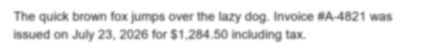
#> input picture testset/en_lowres.png, 432 x 54 px
$ python -i tta.py   (imports and definitions only)
#> lines starting #> are read from the running program, lines starting #| are printed output that depends on the picture; after the words box and inside, x2 and y2 are one past the last pixel; in counts of white or black regions, pixels touching at a corner belong together
"""Image preprocessing and test-time augmentation variants."""
import cv2
import numpy as np

def _unsharp(img):
    g = cv2.GaussianBlur(img, (0, 0), 2.0)
    return cv2.addWeighted(img, 1.6, g, -0.6, 0)

def v_up2x(img):
    up = cv2.resize(img, None, fx=2, fy=2, interpolation=cv2.INTER_CUBIC)
    return _unsharp(up)

def v_binarize(img):
    g = cv2.cvtColor(img, cv2.COLOR_BGR2GRAY)
    g = cv2.GaussianBlur(g, (3, 3), 0)
    _, b = cv2.threshold(g, 0, 255, cv2.THRESH_BINARY + cv2.THRESH_OTSU)
    return cv2.cvtColor(b, cv2.COLOR_GRAY2BGR)

def v_clahe(img):
    lab = cv2.cvtColor(img, cv2.COLOR_BGR2LAB)
    l, a, b = cv2.split(lab)
    cl = cv2.createCLAHE(clipLimit=3.0, tileGridSize=(8, 8)).apply(l)
    return cv2.cvtColor(cv2.merge((cl, a, b)), cv2.COLOR_LAB2BGR)

def v_denoise(img):
    return cv2.fastNlMeansDenoisingColored(img, None, 7, 7, 7, 21)

def estimate_skew(img):
    g = cv2.cvtColor(img, cv2.COLOR_BGR2GRAY)
    _, b = cv2.threshold(g, 0, 255, cv2.THRESH_BINARY + cv2.THRESH_OTSU)
    b = cv2.bitwise_not(b)
    coords = cv2.findNonZero(b)
    if coords is None:
        return 0.0
    angle = cv2.minAreaRect(coords)[-1]
    if angle > 45:
        angle -= 90
    return float(angle)

def rotate(img, angle):
    h, w = img.shape[:2]
    m = cv2.getRotationMatrix2D((w / 2, h / 2), angle, 1.0)
    return cv2.warpAffine(img, m, (w, h), flags=cv2.INTER_CUBIC,
                          borderMode=cv2.BORDER_CONSTANT, borderValue=(255, 255, 255))

def build_variants(img, fast=False):
    """[(name, image, quality_weight)] dondurur."""
    out = [("orig", img, 1.0), ("up2x", v_up2x(img), 1.0)]
    if fast:
        return out
    out.append(("bin", v_binarize(img), 0.9))
    out.append(("clahe", v_clahe(img), 0.9))
    ang = estimate_skew(img)
    if abs(ang) > 0.5:
        dsk = rotate(img, ang)
        out.append(("deskew", dsk, 1.0))
        out.append(("deskew_up2x", v_up2x(dsk), 1.0))
        out.append(("deskew_dn", v_denoise(dsk), 0.95))
    else:
        out.append(("denoise", v_denoise(img), 0.95))
    return out

>>> import cv2
>>> picture = cv2.imread('../testset/en_lowres.png')
#> picture is the input picture: shape (54, 432, 3); min 110, max 255, mean 238.4
>>> result = build_variants(picture)
#> in v_binarize, `_, b = cv2.threshold(g, 0, 255, cv2.THRESH_BINARY + cv2.THRESH_OTSU)`:
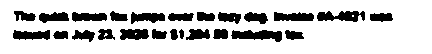
#> b: shape (54, 432); 80.3% white; 24 black regions, largest, box (x1, y1, x2, y2) and area: (231, 30, 282, 42) 408, (317, 11, 365, 22) 361, (274, 12, 314, 21) 297
#> in v_clahe, `lab = cv2.cvtColor(img, cv2.COLOR_BGR2LAB)`: lab: shape (54, 432, 3); mean of channels 0, 1, 2 240, 128, 128
#> in v_clahe, `l, a, b = cv2.split(lab)`: a: shape (54, 432); every value is 128
#> in v_clahe, `cl = cv2.createCLAHE(clipLimit=3.0, tileGridSize=(8, 8)).apply(l)`:
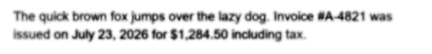
#> cl: shape (54, 432); min 32, max 255, mean 227.9
#> in estimate_skew, `_, b = cv2.threshold(g, 0, 255, cv2.THRESH_BINARY + cv2.THRESH_OTSU)`:
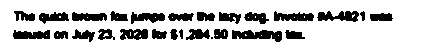
#> b: shape (54, 432); 81.7% white; 26 black regions (1 under 20 px), largest, box (x1, y1, x2, y2) and area: (232, 30, 282, 42) 386, (317, 11, 359, 22) 300, (274, 11, 314, 21) 278
#> in estimate_skew, `coords = cv2.findNonZero(b)`: coords = contour of 4272 points, box (x1, y1, x2, y2) (13, 11, 393, 42), area 932
#> in estimate_skew, `angle = cv2.minAreaRect(coords)[-1]`: angle = -90
#> in rotate, `m = cv2.getRotationMatrix2D((w / 2, h / 2), angle, 1.0)`: m = [[6.12e-17, -1, 243], [1, 6.12e-17, -189]]
#> in rotate, `return cv2.warpAffine(img, m, (w, h), flags=cv2.INTER_CUBIC, borderMod..`:
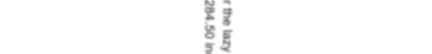
#> returned value: shape (54, 432, 3); min 120, max 255, mean 252.3
#> result = 7 items

$ run again, on testset/tr_clean.png
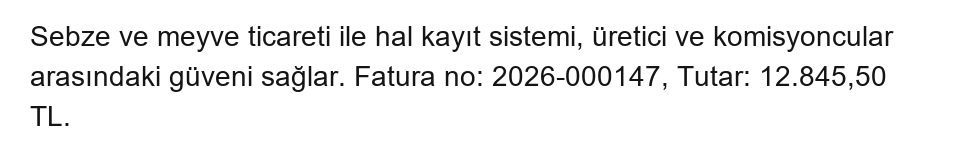
#> input picture testset/tr_clean.png, 960 x 160 px
#> picture is the input picture: shape (160, 960, 3); min 20, max 255, mean 240.2
#> lab: shape (160, 960, 3); mean of channels 0, 1, 2 240.3, 128, 128
#> a: shape (160, 960); every value is 128
#> in estimate_skew, `_, b = cv2.threshold(g, 0, 255, cv2.THRESH_BINARY + cv2.THRESH_OTSU)`:
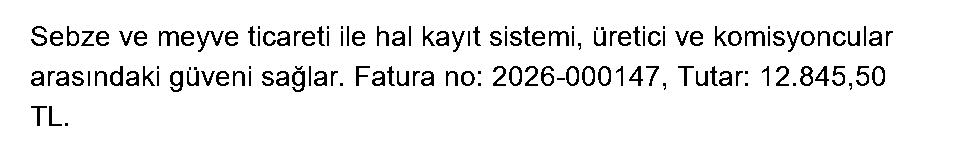
#> b: shape (160, 960); 93.5% white; black in thin lines or dots, all inside (x1, y1, x2, y2) = (31, 26, 893, 126)
#> coords = contour of 9981 points, box (x1, y1, x2, y2) (31, 26, 893, 126), area 28476
#> angle = -90
#> m = [[6.12e-17, -1, 560], [1, 6.12e-17, -400]]
#> in rotate, `return cv2.warpAffine(img, m, (w, h), flags=cv2.INTER_CUBIC, borderMod..`:
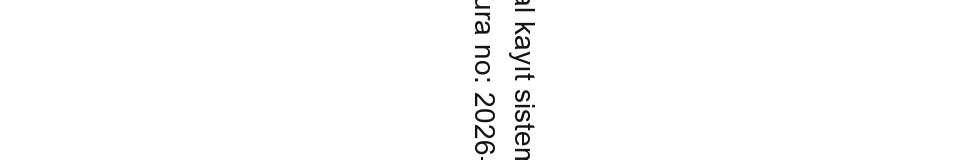
#> returned value: shape (160, 960, 3); min 20, max 255, mean 252.3
#> result = 7 items
